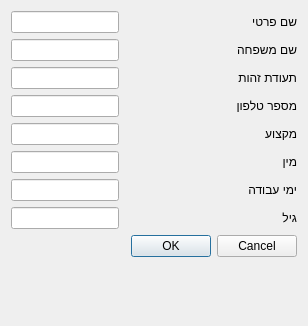
<?xml version="1.0" encoding="UTF-8"?>
<ui version="4.0">
 <class>Employee_card</class>
 <widget class="QDialog" name="Employee_card">
  <property name="geometry">
   <rect>
    <x>0</x>
    <y>0</y>
    <width>308</width>
    <height>326</height>
   </rect>
  </property>
  <property name="windowTitle">
   <string>Employee_card</string>
  </property>
  <layout class="QHBoxLayout" name="horizontalLayout">
   <item>
    <layout class="QFormLayout" name="formLayout">
     <item row="0" column="0">
      <widget class="QLineEdit" name="lineEdit"/>
     </item>
     <item row="0" column="1">
      <widget class="QLabel" name="label">
       <property name="text">
        <string>שם פרטי</string>
       </property>
      </widget>
     </item>
     <item row="1" column="0">
      <widget class="QLineEdit" name="lineEdit_2"/>
     </item>
     <item row="1" column="1">
      <widget class="QLabel" name="label_2">
       <property name="text">
        <string>שם משפחה</string>
       </property>
      </widget>
     </item>
     <item row="2" column="0">
      <widget class="QLineEdit" name="lineEdit_3"/>
     </item>
     <item row="2" column="1">
      <widget class="QLabel" name="label_3">
       <property name="text">
        <string>תעודת זהות</string>
       </property>
      </widget>
     </item>
     <item row="3" column="0">
      <widget class="QLineEdit" name="lineEdit_4"/>
     </item>
     <item row="3" column="1">
      <widget class="QLabel" name="label_4">
       <property name="text">
        <string>מספר טלפון</string>
       </property>
      </widget>
     </item>
     <item row="4" column="0">
      <widget class="QLineEdit" name="lineEdit_5"/>
     </item>
     <item row="4" column="1">
      <widget class="QLabel" name="label_5">
       <property name="text">
        <string>מקצוע</string>
       </property>
      </widget>
     </item>
     <item row="5" column="0">
      <widget class="QLineEdit" name="lineEdit_6"/>
     </item>
     <item row="5" column="1">
      <widget class="QLabel" name="label_6">
       <property name="text">
        <string>מין</string>
       </property>
      </widget>
     </item>
     <item row="6" column="0">
      <widget class="QLineEdit" name="lineEdit_7"/>
     </item>
     <item row="6" column="1">
      <widget class="QLabel" name="label_7">
       <property name="text">
        <string>ימי עבודה</string>
       </property>
      </widget>
     </item>
     <item row="7" column="0">
      <widget class="QLineEdit" name="lineEdit_8"/>
     </item>
     <item row="7" column="1">
      <widget class="QLabel" name="label_8">
       <property name="text">
        <string>גיל</string>
       </property>
      </widget>
     </item>
     <item row="8" column="1">
      <widget class="QDialogButtonBox" name="buttonBox">
       <property name="standardButtons">
        <set>QDialogButtonBox::Cancel|QDialogButtonBox::Ok</set>
       </property>
      </widget>
     </item>
    </layout>
   </item>
  </layout>
 </widget>
 <resources/>
 <connections>
  <connection>
   <sender>buttonBox</sender>
   <signal>accepted()</signal>
   <receiver>Employee_card</receiver>
   <slot>accept()</slot>
   <hints>
    <hint type="sourcelabel">
     <x>176</x>
     <y>289</y>
    </hint>
    <hint type="destinationlabel">
     <x>61</x>
     <y>296</y>
    </hint>
   </hints>
  </connection>
 </connections>
</ui>
